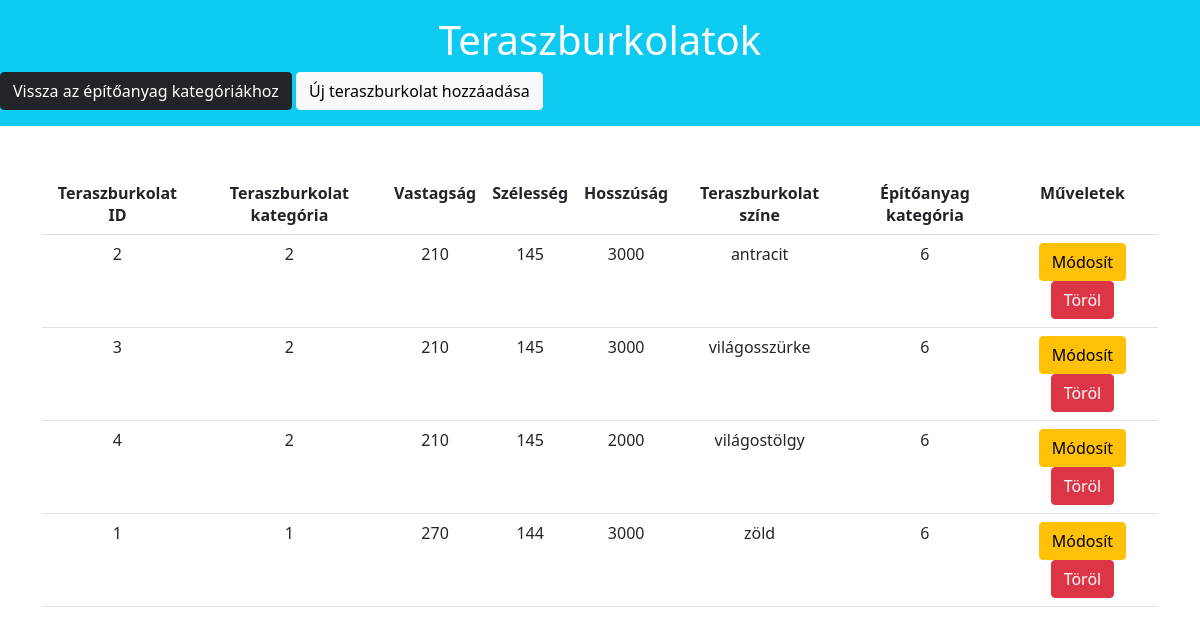
/Login/app/index.php?controller=terracefloor&action=list (signed in), run on the app's committed database.
### tables this page shows
CREATE TABLE `terracefloor` (
  `terracefloorID` int(11) NOT NULL,
  `terracefloorCategoryID` int(11) NOT NULL,
  `thickness` varchar(45) NOT NULL,
  `width` varchar(45) NOT NULL,
  `length` varchar(45) NOT NULL,
  `terracefloorColor` varchar(45) NOT NULL,
  `materialID` int(11) NOT NULL
);

CREATE TABLE `terracefloor_category` (
  `terracefloorCategoryID` int(11) NOT NULL,
  `terracefloorCategoryName` varchar(45) NOT NULL
);

CREATE TABLE `material` (
  `materialID` int(11) NOT NULL,
  `materialName` varchar(45) NOT NULL
);

### Login/app/controller/TerracefloorController.php (called while the page is built, shortened)
<?php
require_once('model\TerracefloorDao.php');
class TerracefloorController {
    public function load($view, $data=[]){
        extract($data);
        include("view/terracefloor/{$view}.php");
        return $data;
    }
    public function listAllTerracefloor(){
        $terracefloorDaoObj = new TerracefloorDao();
        $terracefloors = $terracefloorDaoObj->getAllTerracefloor();
        return $this->load('list', [
            'terracefloors' => $terracefloors,
        ]);
    }
}
?>

### Login/app/model/TerracefloorDao.php (called while the page is built, shortened)
<?php
    class TerracefloorDao {
        public function getAllTerracefloor(){
            $dbObj = new Db();
            $conn = $dbObj->getConnection();
            $statement = $conn->prepare("SELECT tf.terracefloorID, tf.thickness, tf.width, tf.length, tf.terracefloorColor , tfc.terracefloorCategoryID, m.materialID FROM terracefloor as tf INNER JOIN terracefloor_category as tfc ON tf.terracefloorCategoryID = tfc.terracefloorCategoryID INNER JOIN material as m ON tf.materialID = m.materialID;");
            $statement->setFetchMode(\PDO::FETCH_OBJ);
            $statement->execute();
            return $statement->fetchAll();
        }
    }
    ?>

### Login/app/view/terracefloor/list.php (the view)
<div class="row">
    <div class="jumbotron bg-info text-white pt-3 pb-3">
        <h1 class="display3 text-center">Teraszburkolatok</h1>
        <a href="index.php" class="btn btn-dark">Vissza az építőanyag kategóriákhoz</a>
        <a href="index.php?controller=terracefloor&action=create" class="btn btn-light text-blue">Új teraszburkolat hozzáadása</a>
    </div>
</div>
<div class="container">
    <table class="table table-hover mt-5 text-center">
        <tr>
            <th>Teraszburkolat ID</th>
            <th>Teraszburkolat kategória</th>
            <th>Vastagság</th>
            <th>Szélesség</th>
            <th>Hosszúság</th>
            <th>Teraszburkolat színe</th>
            <th>Építőanyag kategória</th>
            <th>Műveletek</th>
        </tr>
        <?php
            foreach ($terracefloors as $terracefloor) {
               echo "<tr>";
                    echo "<td>" .$terracefloor->terracefloorID . "</td>";
                    echo "<td>" .$terracefloor->terracefloorCategoryID ."</td>";
                    echo "<td>" .$terracefloor->thickness . "</td>";
                    echo "<td>" .$terracefloor->width . "</td>";
                    echo "<td>" .$terracefloor->length . "</td>";
                    echo "<td>" .$terracefloor->terracefloorColor . "</td>";
                    echo "<td>" .$terracefloor->materialID . "</td>";
                    echo "<td>";
                        echo "<a class='btn btn-warning' href='index.php?controller=terracefloor&action=edit&terracefloorID=$terracefloor->terracefloorID'> Módosít </a> ";
                        echo "<a class='btn btn-danger' href='index.php?controller=terracefloor&action=delete&terracefloorID=$terracefloor->terracefloorID'> Töröl </a>";
                    echo "</td>";
               echo "</tr>";
            }
        ?>
    </table>

### data on the page
terracefloor: terracefloorID "2", terracefloorCategoryID.terracefloorCategoryID "2", thickness "210", width "145", length "3000", terracefloorColor "antracit", materialID.materialID "6"
terracefloor: terracefloorID "3", terracefloorCategoryID.terracefloorCategoryID "2", thickness "210", width "145", length "3000", terracefloorColor "világosszürke", materialID.materialID "6"
terracefloor: terracefloorID "4", terracefloorCategoryID.terracefloorCategoryID "2", thickness "210", width "145", length "2000", terracefloorColor "világostölgy", materialID.materialID "6"
terracefloor: terracefloorID "1", terracefloorCategoryID.terracefloorCategoryID "1", thickness "270", width "144", length "3000", terracefloorColor "zöld", materialID.materialID "6"
